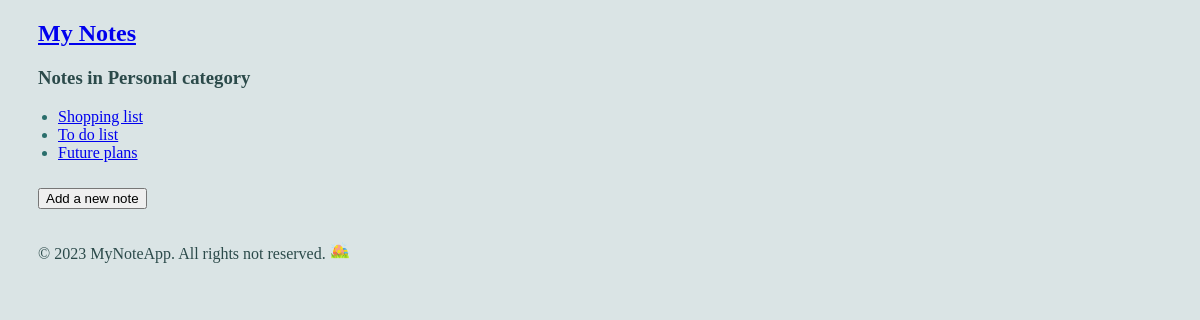
Before: /category_2/ with the older database file.
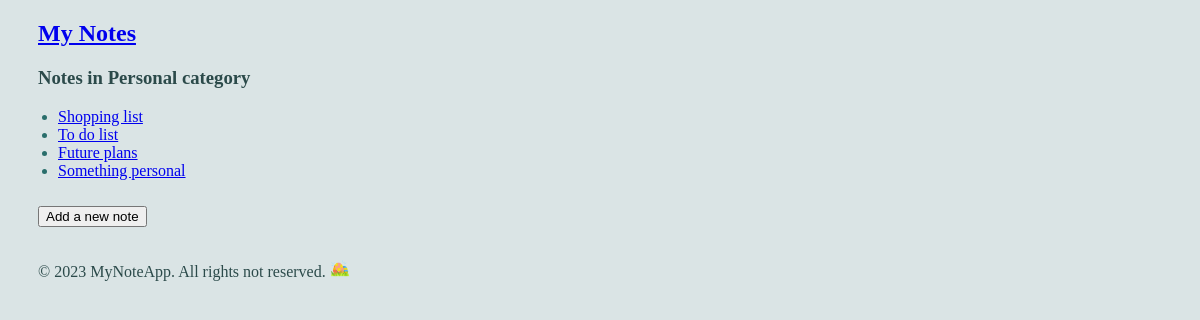
After: the same page with the newer database file.
### notes/models.py (models this page shows, shortened)
class Note(models.Model):
    title = models.CharField(max_length=200)
    text = models.TextField()
    created_date = models.DateTimeField(auto_now_add=True)
    upd_date = models.DateTimeField(auto_now=True)
    reminder = models.DateTimeField(null=True, blank=True)
    author = models.ForeignKey(User, on_delete=models.CASCADE)
    category = models.ForeignKey(Category, on_delete=models.CASCADE, related_name='notes', null=True, blank=True)

### notes/views.py (the view)
# urls.py: path('category_<int:category_id>/', views.category_detail, name='category_detail'),
def category_detail(request, category_id):
    category = get_object_or_404(Category, pk=category_id)
    notes = category.notes.all()
    return render(request, 'notes/category_detail.html', {'category': category, 'notes': notes})

### notes/templates/notes/category_detail.html (shortened to what this page needs)
{% extends 'base.html' %}
{% block content %}
    <h3>Notes in {{ category.title }} category </h3>
    <ul>
    {% for note in notes %}
        <li><a href="{% url 'notes:note_detail' note.id %}">{{ note.title }}</a></li>
    {% endfor %}
    </ul>
    <a href="{% url 'notes:new_note' %}">
        <button type="button" class="btn btn-outline-primary btn-with-margin">Add a new note</button>
    </a>
{% endblock %}

Changed rows visible on the page:
added Note: title "Something personal"
